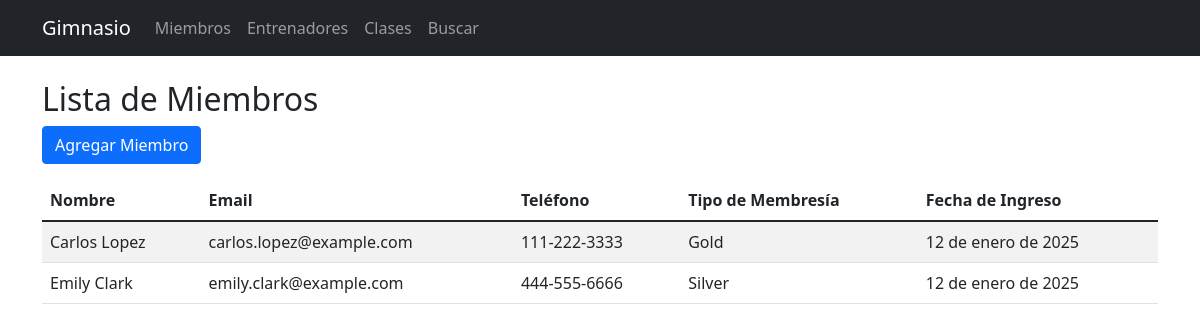
The page /members/ on the database its author committed.
### gym_app/models.py (models this page shows, shortened)
class Member(models.Model):
    name = models.CharField(max_length=100)
    email = models.EmailField()
    phone = models.CharField(max_length=15)
    membership_type = models.CharField(max_length=50)
    join_date = models.DateField(auto_now_add=True)

### gym_app/views.py (the view)
# urls.py: path('members/', views.member_list, name='member_list'),
def member_list(request):
    members = Member.objects.all()
    return render(request, 'gym_app/member_list.html', {'members': members})

### gym_app/templates/gym_app/member_list.html (shortened to what this page needs)
{% extends 'gym_app/base.html' %}
{% block content %}
<h2>Lista de Miembros</h2>
<a href="{% url 'add_member' %}" class="btn btn-primary mb-3">Agregar Miembro</a>
<div class="table-responsive">
    <table class="table table-striped">
        <thead>
            <tr>
                <th>Nombre</th>
                <th>Email</th>
                <th>Teléfono</th>
                <th>Tipo de Membresía</th>
                <th>Fecha de Ingreso</th>
            </tr>
        </thead>
        <tbody>
            {% for member in members %}
            <tr>
                <td>{{ member.name }}</td>
                <td>{{ member.email }}</td>
                <td>{{ member.phone }}</td>
                <td>{{ member.membership_type }}</td>
                <td>{{ member.join_date }}</td>
            </tr>
            {% endfor %}
        </tbody>
    </table>
</div>
{% endblock %}

### rows shown on the page
Member: name "Carlos Lopez", email "carlos.lopez@example.com", phone "111-222-3333", membership_type "Gold", join_date "12 de enero de 2025"
Member: name "Emily Clark", email "emily.clark@example.com", phone "444-555-6666", membership_type "Silver", join_date "12 de enero de 2025"
